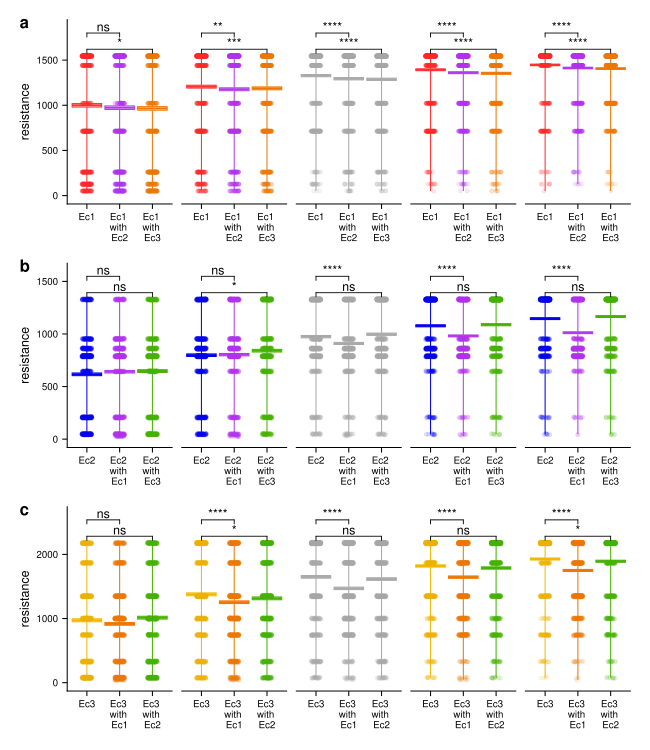

Generate this figure with R:
# Packages-----
## Download and install the package
#install.packages("igraph")
## Load package
library(igraph)
library(tidyverse)
library(cowplot)
library(gridExtra)
library(gridGraphics)
library(readxl)
library(scales)
library(ggpubr)
library(rstatix)  
library(ggpmisc)
library(patchwork)
theme_set(theme_cowplot())
citation(package = "igraph")

# Colors ---------
red_Ec_color <- rgb(255, 48, 48, maxColorValue = 255)
blue_Kp_color <- rgb(0, 0, 238, maxColorValue = 255)
yellow_Se_color <- rgb(242, 184, 0, maxColorValue = 255)
purple_Ec.Kp_color <- rgb(178, 58, 238, maxColorValue = 255)
orange_Ec.Se_color <- rgb(238, 118, 0, maxColorValue = 255)
green_Se.Kp_color <- rgb(70, 178, 0, maxColorValue = 255)
pie_color <- rgb(169, 169, 169, maxColorValue = 255)
pie_arrow <- rgb(226, 210, 195, maxColorValue = 255)
color_Ec = c(red_Ec_color, purple_Ec.Kp_color, orange_Ec.Se_color)
color_Kp = c(blue_Kp_color, purple_Ec.Kp_color, green_Se.Kp_color)
color_Se = c(yellow_Se_color, orange_Ec.Se_color, green_Se.Kp_color)

# General plotting customization -------------------------------------------------------
Figure_width = 3.25 # in width for one column figure in PNAS
Figure_height = 4
Figure_label_size = 12
text_size_axis_title = 9
text_size_axis_tick_labels = 7
axis_line_size = 0.75/(ggplot2::.pt*72.27/96) # pt size for the axis lines
axis_tick_size = 0.75/(ggplot2::.pt*72.27/96)
axis_tick_lengths = 0.05
y_axis_min = 0
y_axis_max = 900
y_axis_number_of_ticks = 8
y_axis_label = expression(paste("resistance"))
point_jitter_width = 0.15
point_size = 1
margins<- c(0.1,0.1,0.1,0.1)
box_line_size = 0.75/(ggplot2::.pt*72.27/96) 

# Functions -------------------------------------------------------
MinMeanSEMMax <- function(x) {
  v <- c(min(x), 
         mean(x) - sd(x)/sqrt(length(x)), 
         mean(x), 
         mean(x) + sd(x)/sqrt(length(x)), 
         max(x))
  names(v) <- c("ymin", "lower", "middle", "upper", "ymax")
  v
}

Parameter_sweep_load_data <- function(treatments_filename, treatment_information, sweep_variable) {
  treatment_information <- read.csv(treatment_information)
  csvfiles <- list.files(treatments_filename, full.names = TRUE)
  csvfileslist <- lapply(csvfiles, read.csv, header = TRUE, stringsAsFactors = FALSE)
  for (l in 1:length(csvfileslist)) {
    csvfileslist[[l]][sweep_variable] <- treatment_information[sweep_variable][treatment_information$Treatment_ID==csvfileslist[[l]]$Treatment_ID[1],]
    csvfileslist[[l]]$focal <- treatment_information$Focal.Species[treatment_information$Treatment_ID==csvfileslist[[l]]$Treatment_ID[1]]
    csvfileslist[[l]]$treatment_name <- treatment_information$Species[treatment_information$Treatment_ID==csvfileslist[[l]]$Treatment_ID[1]]
    csvfileslist[[l]] <- csvfileslist[[l]] %>% filter(Cumulative_time == treatment_information$Cumulative_time[treatment_information$Treatment_ID==csvfileslist[[l]]$Treatment_ID[1]])
  }
  df <- bind_rows(csvfileslist)
  return(df)
}

# time step data -------------------------------------------------------
df <- Parameter_sweep_load_data(treatments_filename = "timesteps", 
                                treatment_information = "Treatment_master_DHFR.csv", 
                                sweep_variable = "time_step")

df$treatment_name <- factor(df$treatment_name, 
                            levels = c("Ec1", "Ec1,Ec2,Ec1", "Ec1,Ec3,Ec1", "Ec2", "Ec2,Ec1,Ec2", "Ec2,Ec3,Ec2", "Ec3", "Ec3,Ec1,Ec3", "Ec3,Ec2,Ec3"),
                            labels = c("Ec1", "Ec1 \nwith \nEc2", "Ec1 \nwith \nEc3", "Ec2", "Ec2 \nwith \nEc1", "Ec2 \nwith \nEc3", "Ec3", "Ec3 \nwith \nEc1", "Ec3 \nwith \nEc2"))

my_comparisons_Ec <- list(c("Ec1", "Ec1 \nwith \nEc3"),
                          c("Ec1", "Ec1 \nwith \nEc2"))

my_comparisons_Kp <- list(c("Ec2", "Ec2 \nwith \nEc3"),
                          c("Ec2", "Ec2 \nwith \nEc1"))

my_comparisons_Se <- list(c("Ec3", "Ec3 \nwith \nEc2"),
                          c("Ec3", "Ec3 \nwith \nEc1"))

baseline <- 36

# plot -------------------------------------------------------
compare_means(Resistance ~ treatment_name, data = df %>% filter(focal == 'Ec1'), group.by = 'time_step', ref.group = "Ec1", method = "wilcox.test", p.adjust.method = "bonferroni")

Ec.max <- as.numeric(df %>% filter(focal == 'Ec1') %>% summarise(maxR = max(Resistance)))
E <- ggplot(data = df %>% filter(focal == 'Ec1'), 
            aes(x=treatment_name, y=Resistance, color = treatment_name))+
  stat_summary(data = df %>% filter(focal == 'Ec1', time_step !=baseline), mapping = aes(treatment_name, Resistance, color = treatment_name), fun.data=MinMeanSEMMax, geom="boxplot", size = box_line_size)+ 
  geom_jitter(data = df %>% filter(focal == 'Ec1', time_step !=baseline), width = point_jitter_width, size = point_size, alpha = 0.1) +
  stat_summary(data = df %>% filter(focal == 'Ec1', time_step ==baseline), color = 'dark grey', mapping = aes(treatment_name, Resistance, color = treatment_name), fun.data=MinMeanSEMMax, geom="boxplot", size = box_line_size)+ 
  geom_jitter(data = df %>% filter(focal == 'Ec1', time_step ==baseline), color = 'dark grey', width = point_jitter_width, size = point_size, alpha = 0.1) +
  facet_grid(~time_step)+
  stat_compare_means(comparisons = my_comparisons_Ec, method = "wilcox.test", aes(label = ..p.signif..), method.args = list(p.adjust.method = "bonferroni"), size = 3) +
  ylab(y_axis_label)+
  scale_y_continuous(limits = c(0, Ec.max+(Ec.max*.2)))+
  theme(axis.title.x = element_blank()) +
  theme(axis.title = element_text(size = text_size_axis_title)) +
  theme(axis.line.y = element_line(size = axis_line_size)) +
  theme(axis.line.x = element_line(size = axis_line_size)) +
  theme(axis.ticks = element_line(size = axis_tick_size))+
  theme(axis.ticks.length = unit(axis_tick_lengths, 'in'))+
  theme(axis.text.y = element_text(size = text_size_axis_tick_labels))+
  theme(axis.text.x = element_text(size = text_size_axis_tick_labels))+
  theme(legend.position = "none") +
  theme(plot.margin = unit(margins, "in"))+
  scale_color_manual(values = color_Ec, guide = "none")+
  theme(strip.background = element_blank())+
  theme(strip.text = element_blank())

compare_means(Resistance ~ treatment_name, data = df %>% filter(focal == 'Ec2'), group.by = 'time_step', ref.group = "Ec2", method = "wilcox.test", p.adjust.method = "bonferroni")

Kp.max <- as.numeric(df %>% filter(focal == 'Ec2') %>% summarise(maxR = max(Resistance)))
K <- ggplot(data = df %>% filter(focal == 'Ec2'), 
            aes(x=treatment_name, y=Resistance, color = treatment_name))+
  stat_summary(data = df %>% filter(focal == 'Ec2', time_step !=baseline), mapping = aes(treatment_name, Resistance, color = treatment_name), fun.data=MinMeanSEMMax, geom="boxplot", size = box_line_size)+ 
  geom_jitter(data = df %>% filter(focal == 'Ec2', time_step !=baseline), width = point_jitter_width, size = point_size, alpha = 0.1) +
  stat_summary(data = df %>% filter(focal == 'Ec2', time_step ==baseline), color = 'dark grey', mapping = aes(treatment_name, Resistance, color = treatment_name), fun.data=MinMeanSEMMax, geom="boxplot", size = box_line_size)+ 
  geom_jitter(data = df %>% filter(focal == 'Ec2', time_step ==baseline), color = 'dark grey', width = point_jitter_width, size = point_size, alpha = 0.1) +
  facet_grid(~time_step)+
  stat_compare_means(comparisons = my_comparisons_Kp, method = "wilcox.test", aes(label = ..p.signif..), method.args = list(p.adjust.method = "bonferroni"), size = 3) +
  ylab(y_axis_label)+
  scale_y_continuous(limits = c(0, Kp.max+(Kp.max*.2)))+
  theme(axis.title.x = element_blank()) +
  theme(axis.title = element_text(size = text_size_axis_title)) +
  theme(axis.line.y = element_line(size = axis_line_size)) +
  theme(axis.line.x = element_line(size = axis_line_size)) +
  theme(axis.ticks = element_line(size = axis_tick_size))+
  theme(axis.ticks.length = unit(axis_tick_lengths, 'in'))+
  theme(axis.text.y = element_text(size = text_size_axis_tick_labels))+
  theme(axis.text.x = element_text(size = text_size_axis_tick_labels))+
  theme(legend.position = "none") +
  theme(plot.margin = unit(margins, "in"))+
  scale_color_manual(values = color_Kp, guide = "none")+
  theme(strip.background = element_blank())+
  theme(strip.text = element_blank())

compare_means(Resistance ~ treatment_name, data = df %>% filter(focal == 'Ec3'), group.by = 'time_step', ref.group = "Ec3", method = "wilcox.test", p.adjust.method = "bonferroni")

Se.max <- as.numeric(df %>% filter(focal == 'Ec3') %>% summarise(maxR = max(Resistance)))
S <- ggplot(data = df %>% filter(focal == 'Ec3'), 
            aes(x=treatment_name, y=Resistance, color = treatment_name))+
  stat_summary(data = df %>% filter(focal == 'Ec3', time_step !=baseline), mapping = aes(treatment_name, Resistance, color = treatment_name), fun.data=MinMeanSEMMax, geom="boxplot", size = box_line_size)+ 
  geom_jitter(data = df %>% filter(focal == 'Ec3', time_step !=baseline), width = point_jitter_width, size = point_size, alpha = 0.1) +
  stat_summary(data = df %>% filter(focal == 'Ec3', time_step ==baseline), color = 'dark grey', mapping = aes(treatment_name, Resistance, color = treatment_name), fun.data=MinMeanSEMMax, geom="boxplot", size = box_line_size)+ 
  geom_jitter(data = df %>% filter(focal == 'Ec3', time_step ==baseline), color = 'dark grey', width = point_jitter_width, size = point_size, alpha = 0.1) +
  facet_grid(~time_step)+
  stat_compare_means(comparisons = my_comparisons_Se, method = "wilcox.test", aes(label = ..p.signif..), method.args = list(p.adjust.method = "bonferroni"), size = 3) +
  ylab(y_axis_label)+
  scale_y_continuous(limits = c(0, Se.max+(Se.max*.2)))+
  theme(axis.title.x = element_blank()) +
  theme(axis.title = element_text(size = text_size_axis_title)) +
  theme(axis.line.y = element_line(size = axis_line_size)) +
  theme(axis.line.x = element_line(size = axis_line_size)) +
  theme(axis.ticks = element_line(size = axis_tick_size))+
  theme(axis.ticks.length = unit(axis_tick_lengths, 'in'))+
  theme(axis.text.y = element_text(size = text_size_axis_tick_labels))+
  theme(axis.text.x = element_text(size = text_size_axis_tick_labels))+
  theme(legend.position = "none") +
  theme(plot.margin = unit(margins, "in"))+
  scale_color_manual(values = color_Se, guide = "none")+
  theme(strip.background = element_blank())+
  theme(strip.text = element_blank())

Fig <- (E / K / S) +
  plot_annotation(tag_levels = list(c('a', 'b', 'c'))) & 
  theme(plot.tag.position = c(0, 1), plot.tag = element_text(size = Figure_label_size)) 

save_plot("SI_Fig11.pdf", plot = Fig, base_width = 6.5, base_height = 7.5)
file.remove("Rplots.pdf")
